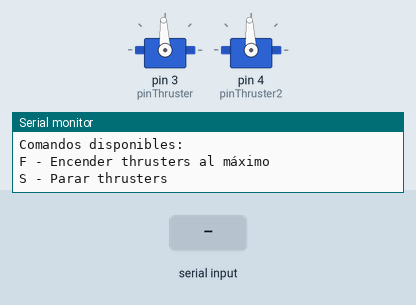
This sketch was run on a simulated Arduino Uno, built with avr-gcc and run on an emulated ATmega328P. Parts: 2 × servo, the last lines printed to the serial monitor. The test bench sets the inputs (shaded band).

Above: at 4.2 s.
4.3 s: "F" received over Serial
At 4.6 s:
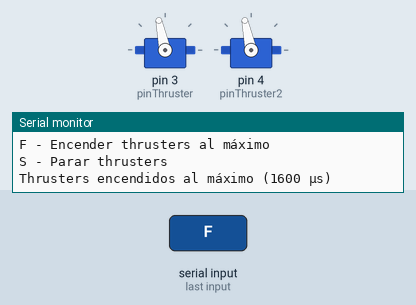
5.8 s: "S" received over Serial
At 7.0 s:
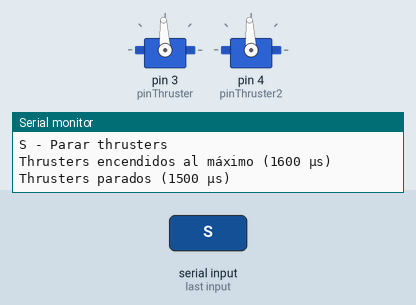
Timing chart, 0 to 8.8 s (numbered marks = the images above; inputs shaded):
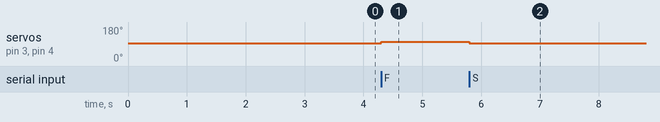

Measured:
- after the input at 4.3 s, servo on pin 3 (pinThruster), servo on pin 4 (pinThruster2): 93° → 102° at once
- after the input at 5.8 s, servo on pin 3 (pinThruster), servo on pin 4 (pinThruster2): 102° → 93° at once

The sketch:

code_working2.ino
```cpp
#include <Servo.h>

Servo thruster;
Servo thruster2;
int pinThruster = 3;
int pinThruster2 = 4;

void setup() {
  thruster.attach(pinThruster);
  thruster2.attach(pinThruster2);
  Serial.begin(9600);

  // Inicializamos en stop
  thruster.writeMicroseconds(1500);
  thruster2.writeMicroseconds(1500);
  Serial.println("Thruster en stop (1500 µs)");
  Serial.println("Comandos disponibles:");
  Serial.println("F - Encender thrusters al máximo");
  Serial.println("S - Parar thrusters");
  delay(3000);  // Tiempo para que el ESC se estabilize
}

void loop() {
  // Verificar si hay datos disponibles en el puerto serie
  if (Serial.available() > 0) {
    char command = Serial.read();

    // Convertir a mayúscula para mayor flexibilidad
    command = toupper(command);

    switch (command) {
      case 'F':
        // Encender al máximo
        thruster.writeMicroseconds(1600);
        thruster2.writeMicroseconds(1600);
        Serial.println("Thrusters encendidos al máximo (1600 µs)");
        break;

      case 'S':
        // Parar thrusters
        thruster.writeMicroseconds(1500);
        thruster2.writeMicroseconds(1500);
        Serial.println("Thrusters parados (1500 µs)");
        break;

      default:
        Serial.println("Comando no reconocido. Use 'F' para encender o 'S' para parar.");
        break;
    }
  }
}
```
